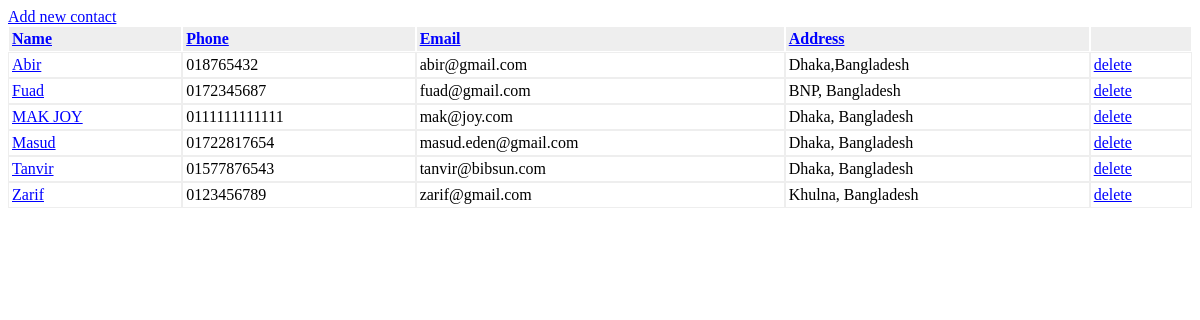
The page / on the database its author committed.
### tables this page shows
CREATE TABLE IF NOT EXISTS `contacts` (
  `id` int(11) NOT NULL AUTO_INCREMENT,
  `name` varchar(128) NOT NULL,
  `phone` varchar(64) DEFAULT NULL,
  `email` varchar(255) DEFAULT NULL,
  `address` varchar(255) DEFAULT NULL,
  PRIMARY KEY (`id`)
);

### index.php (called while the page is built)
<?php
require_once 'controller/ContactsController.php';
$controller = new ContactsController();
$controller->handleRequest();
?>

### model/ContactsService.php (called while the page is built, shortened)
<?php
require_once 'model/ContactsGateway.php';
class ContactsService {
    private $contactsGateway    = NULL;
    public function __construct() {
        $this->contactsGateway = new ContactsGateway();
    }
    public function getAllContacts($order) {
        try {
            $res = $this->contactsGateway->selectAll($order);
            return $res;
        } catch (Exception $e) {
            $this->closeDb();
            throw $e;
        }
    }
}
?>

### model/ContactsGateway.php (called while the page is built, shortened)
<?php
class ContactsGateway {
    public function selectAll($order) {
        if ( !isset($order) ) {
            $order = "name";
        }
        $dbOrder =  mysql_real_escape_string($order);
        $dbres = mysql_query("SELECT * FROM contacts ORDER BY $dbOrder ASC");
        $contacts = array();
        while ( ($obj = mysql_fetch_object($dbres)) != NULL ) {
            $contacts[] = $obj;
        }
        return $contacts;
    }
}
?>

### view/contacts.php (the view, shortened to what this page needs)
<!DOCTYPE html>
<html>
    <head>
    </head>
    <body>
        <div><a href="index.php?op=new">Add new contact</a></div>
        <table class="contacts" border="0" cellpadding="0" cellspacing="0">
            <thead>
                <tr>
                    <th><a href="?orderby=name">Name</a></th>
                    <th><a href="?orderby=phone">Phone</a></th>
                    <th><a href="?orderby=email">Email</a></th>
                    <th><a href="?orderby=address">Address</a></th>
                    <th>&nbsp;</th>
                </tr>
            </thead>
            <tbody>
            <?php foreach ($contacts as $contact): ?>
                <tr>
                    <td><a href="index.php?op=show&id=<?php print $contact->id; ?>"><?php print htmlentities($contact->name); ?></a></td>
                    <td><?php print htmlentities($contact->phone); ?></td>
                    <td><?php print htmlentities($contact->email); ?></td>
                    <td><?php print htmlentities($contact->address); ?></td>
                    <td><a href="index.php?op=delete&id=<?php print $contact->id; ?>">delete</a></td>
                </tr>
            <?php endforeach; ?>
            </tbody>
        </table>
    </body>
</html>

### controller/ContactsController.php (shortened to what this page needs)
<?php
require_once 'model/ContactsService.php';
class ContactsController {
    private $contactsService = NULL;
    public function __construct() {
        $this->contactsService = new ContactsService();
    }
    public function handleRequest() {
        $op = isset($_GET['op'])?$_GET['op']:NULL;
        try {
            if ( !$op || $op == 'list' ) {
                $this->listContacts();
            } elseif ( $op == 'new' ) {
                $this->saveContact();
            } elseif ( $op == 'delete' ) {
                $this->deleteContact();
            } elseif ( $op == 'show' ) {
                $this->showContact();
            } else {
                $this->showError("Page not found", "Page for operation ".$op." was not found!");
            }
        } catch ( Exception $e ) {
            $this->showError("Application error", $e->getMessage());
        }
    }
    public function listContacts() {
        $orderby = isset($_GET['orderby'])?$_GET['orderby']:NULL;
        $contacts = $this->contactsService->getAllContacts($orderby);
        include 'view/contacts.php';
    }
}
?>

### view/contacts.php (style rules this page uses)
table.contacts { width: 100%; }
table.contacts thead { background-color: #eee; text-align: left; }
table.contacts thead th { border: solid 1px #fff; padding: 3px; }
table.contacts tbody td { border: solid 1px #eee; padding: 3px; }
a, a:hover, a:active, a:visited { color: blue; text-decoration: underline; }

### rows shown on the page
contacts: name "Abir", phone "018765432", email "abir@gmail.com", address "Dhaka,Bangladesh"
contacts: name "Fuad", phone "0172345687", email "fuad@gmail.com", address "BNP, Bangladesh"
contacts: name "MAK JOY", phone "0111111111111", email "mak@joy.com", address "Dhaka, Bangladesh"
contacts: name "Masud", phone "01722817654", email "masud.eden@gmail.com", address "Dhaka, Bangladesh"
contacts: name "Tanvir", phone "01577876543", email "tanvir@bibsun.com", address "Dhaka, Bangladesh"
contacts: name "Zarif", phone "0123456789", email "zarif@gmail.com", address "Khulna, Bangladesh"
